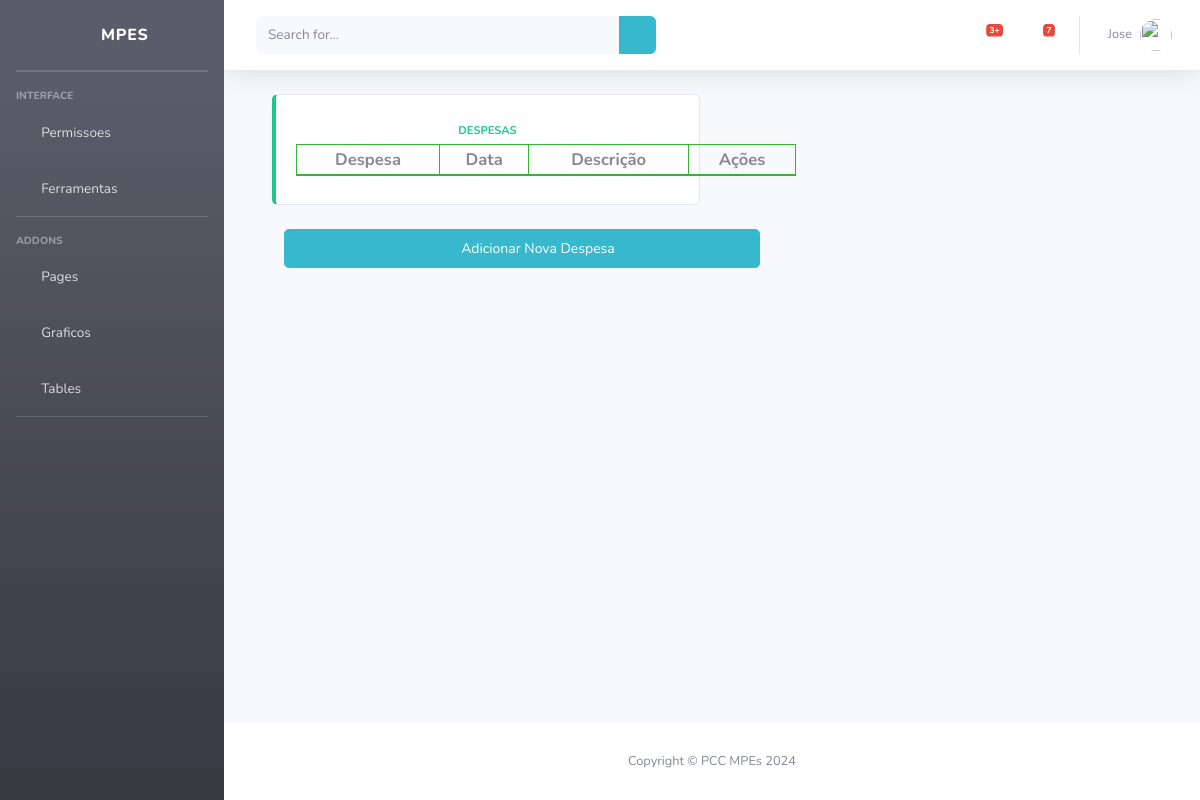
The page /despesas/ (signed in) on the database as committed earlier.
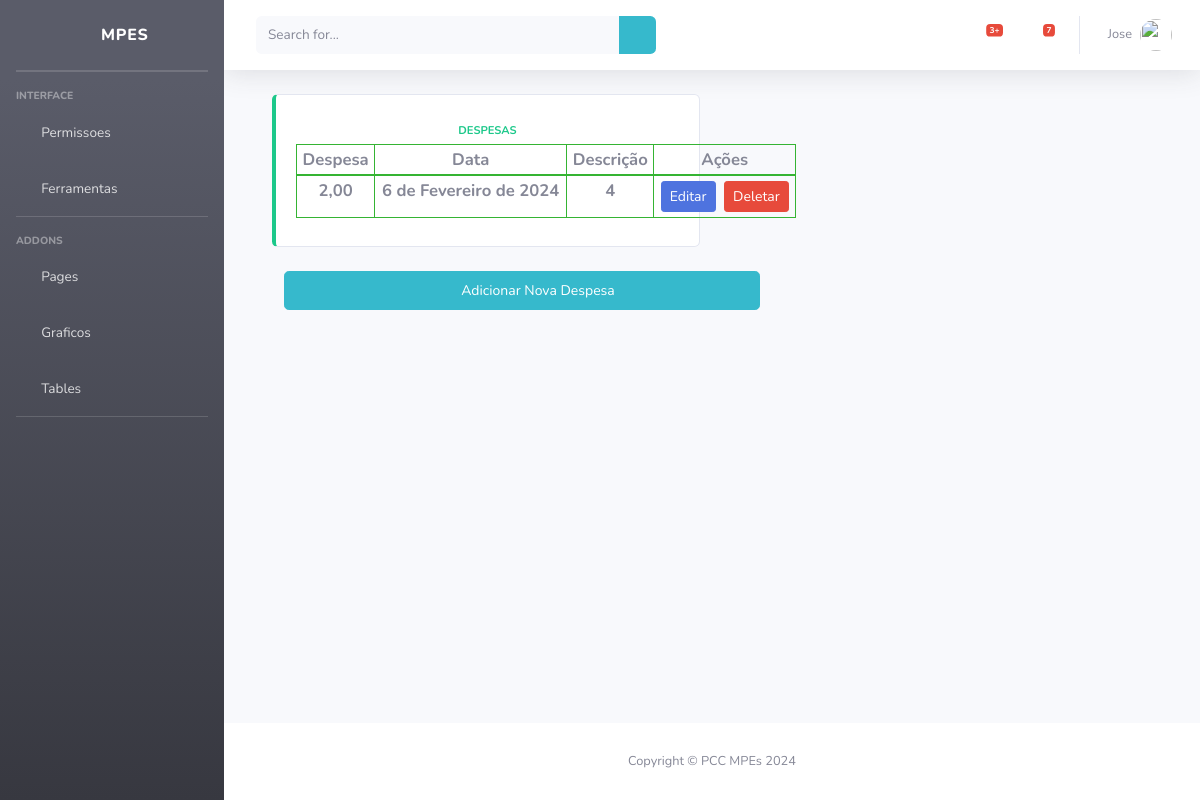
The same page on the database as committed later.
### despesas/models.py (models this page shows, shortened)
class Despesa(models.Model):
    despesa = models.DecimalField(max_digits=10, decimal_places=2)
    data = models.DateField()
    descricao = models.CharField(max_length=255)

### despesas/views.py (the view)
# urls.py: path("", listartudo, name="listar"),
@login_required
def listartudo(request):
    create_groups()
    user = request.user.username
    despesa = Despesa.objects.all()
    return render(request, "despesas/listartudo.html", {'despesa': despesa, 'user':user })

### MPEs/utils.py (called while the page is built)
def create_groups():
    if not Group.objects.exists():
        groupAdmin = Group(name='vendedor')
        groupAdmin.save()
        groupAdmin = Group(name='caixa')
        groupAdmin.save()
        groupAdmin = Group(name='funcionario')
        groupAdmin.save()
        groupAdmin = Group(name='administrador')
        groupAdmin.save()

### templates/despesas/listartudo.html (shortened to what this page needs)
{% extends 'base.html' %}
{% block content %}
<div class="container">
    <div class="row">
        <div class="col-xl-6 col-md-5 mb-4">
            <div class="card border-left-success h-100 py-2">
                <div class="card-body">
                    <div class="row no-gutters align-items-center">
                        <div class="col mr-2 text-center">
                            <div class="text-xs font-weight-bold text-success text-uppercase mb-1">
                                DESPESAS</div>
                            <div class="h5 mb-0 font-weight-bold text-gray-800">
                                <table class="table table-bordered table-sm">
                                    <thead class="thead-light">
                                        <tr>
                                            <td>Despesa</td>
                                            <td>Data</td>
                                            <td>Descrição</td>
                                            <td>Ações</td>
                                        </tr>
                                    </thead>
                                    <tbody>
                                        {% if despesa %}
                                            {% for despesas in despesa %}
                                                <tr>
                                                    <td>{{ despesas.despesa }}</td>
                                                    <td>{{ despesas.data }}</td>
                                                    <td>{{ despesas.descricao }}</td>
                                                    <td>
                                                        <a href="{% url 'atualizar' despesas.id %}" class="btn btn-primary btn-sm mr-1">Editar</a>
                                                        <a href="{% url 'confirmar' despesas.id %}" class="btn btn-danger btn-sm">Deletar</a>
                                                    </td>
                                                </tr>
                                            {% endfor %}
                                        {% endif %}
                                    </tbody>
                                </table>
                            </div>
                        </div>
                    </div>
                </div>
            </div>
        </div>
    </div>
    <div class="add">
        <div class="col text-center">
            <a href="{% url 'criar' %}" class="btn btn-info btn-icon-split btn-lg">
                <span class="text-white-50">
                    <i class="fas fa-plus"></i>
                </span>
                <span class="text">Adicionar Nova Despesa</span>
            </a>
        </div>
    </div>
</div>
{% endblock %}

Rows that differ between the two databases and show on the page:
added Despesa: despesa "2,00", data "6 de Fevereiro de 2024", descricao "4"
